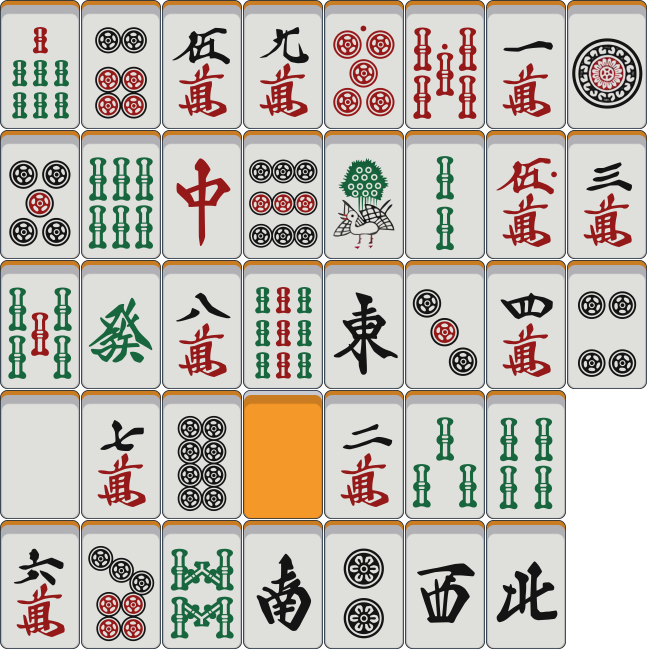
#> input picture ui.png, 647 x 649 px
$ python cut.py
#> lines starting #> are read from the running program, lines starting #| are printed output that depends on the picture; after the words box and inside, x2 and y2 are one past the last pixel; in counts of white or black regions, pixels touching at a corner belong together
### image.py
def image_gray(img):
    return img.convert('L')


def image_binary(gray_img, threshold=200):
    table = []
    for i in range(256):
        if i < threshold:
            table.append(0)
        else:
            table.append(1)
    binary = gray_img.point(table, '1')
    return binary


def calculate_average_gray(gray_img):
    total = 0
    pixels = gray_img.getdata()
    for pixel in pixels:
            total += pixel
    return int(total / len(pixels))


# [6 lines left out: function binary_to_hash, not called in this run]


def crop_to_bin(crop):
    gray_img = image_gray(crop)
    resize_width = 16
    resize_height = 23
    smaller_image = gray_img.resize((resize_width, resize_height))
    threshold = calculate_average_gray(smaller_image)
    binary = image_binary(smaller_image, threshold)
    return binary

### cut.py
from PIL import Image
from image import crop_to_bin

img = Image.open('ui.png')
#> img is the input picture: PIL image 647x649 RGBA; mean R, G, B, A 174.6, 167.8, 160.1, 237
count = 0
card_name_dict = ["7s", "5p", "5s", "5z", "6m",
                  "6p", "6s", "6z", "7m", "7p",
                  "5m", "7z", "8m", "8p", "8s",
                  "9m", "9p", "9s", "", "2z",
                  "0p", "1s", "1z", "2m", "2p",
                  "0s", "2s", "3p", "3s", "3z",
                  "1m", "0m", "4m", "4s", "4z",
                  "1p", "3m", "4p", "", ""]


for x in range(0, 647, 81):
    for y in range(0, 649, 130):
        # x0 y0 x1 y1
        region = (x, y + 7, x + 80, y + 122)
        crop_img = img.crop(region)
        card_name = card_name_dict[count]
        if card_name != "":
            crop_img.save("cards\%s.png" % str(card_name))
            binary_img = crop_to_bin(crop_img)
            binary_img.save("bin\%s.png" % str(card_name))
        count = count + 1
#> this loop made 8 passes
#> pass 1, `crop_img.save("cards\%s.png" % str(card_name))`:
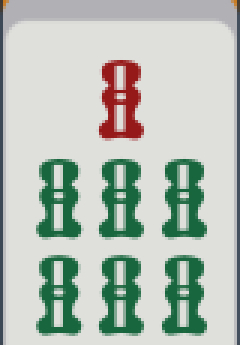
#> saved as 7s.png: PIL image 80x115 RGBA (shown 3 times larger); mean R, G, B, A 182.3, 191.4, 183.5, 255; transparent parts drawn white
#> pass 1, in crop_to_bin, `gray_img = image_gray(crop)`:
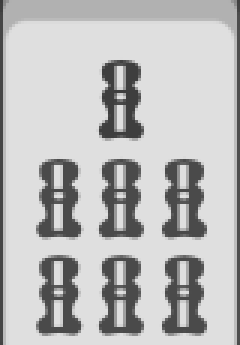
#> gray_img: PIL image 80x115 L (shown 3 times larger); min 59, max 223, mean 188
#> pass 1, in crop_to_bin, `smaller_image = gray_img.resize((resize_width, resize_height))`:
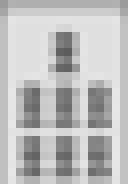
#> smaller_image: PIL image 16x23 L (shown 8 times larger); min 92, max 231, mean 189.1
#> pass 1, in image_binary, `binary = gray_img.point(table, '1')`:
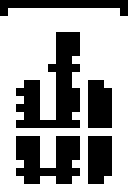
#> binary: PIL image 16x23 1 (shown 8 times larger); 63% white; black in thin lines or dots
#> after the loop:
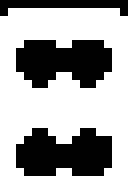
#> binary_img: PIL image 16x23 1 (shown 8 times larger); 64.4% white; 3 black regions (1 under 20 px), largest, box (x1, y1, x2, y2) and area: (2, 16, 14, 22) 57, (2, 5, 14, 11) 56
#> after the loop: crop_img: PIL image 80x115 RGBA; every value is 0
#> after the loop, count = 40
